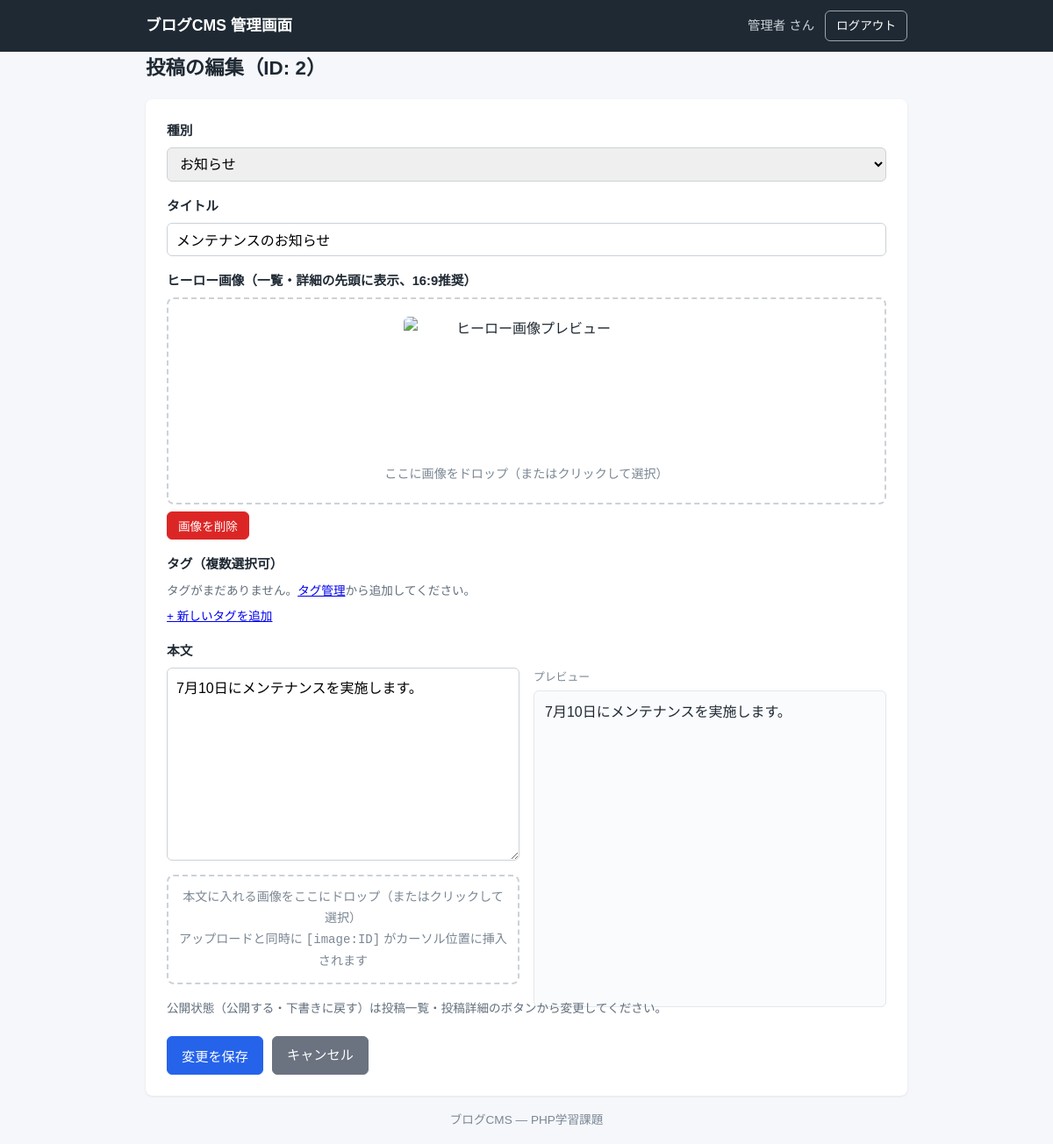
/edit.php?id=2 (signed in), run on the app's committed database.
### tables this page shows
CREATE TABLE IF NOT EXISTS posts (
  id INT UNSIGNED AUTO_INCREMENT PRIMARY KEY,
  type VARCHAR(20) NOT NULL DEFAULT 'blog',
  title VARCHAR(255) NOT NULL,
  body LONGTEXT NOT NULL,
  hero_image VARCHAR(255) NULL,
  status VARCHAR(20) NOT NULL DEFAULT 'draft',
  user_id INT UNSIGNED NOT NULL,
  published_at DATETIME NULL,
  created_at DATETIME NOT NULL DEFAULT CURRENT_TIMESTAMP,
  updated_at DATETIME NOT NULL DEFAULT CURRENT_TIMESTAMP ON UPDATE CURRENT_TIMESTAMP,
  CONSTRAINT fk_posts_user FOREIGN KEY (user_id) REFERENCES users(id)
);

### src/helpers.php (called while the page is built, shortened)
<?php
function e(?string $value): string
{
    return htmlspecialchars($value ?? '', ENT_QUOTES, 'UTF-8');
}

### src/db.php (called while the page is built)
<?php
function db(): PDO
{
    static $pdo = null;
    if ($pdo === null) {
        $config = require __DIR__ . '/../config.php';
        $db = $config['db'];
        $dsn = sprintf(
            'mysql:host=%s;port=%d;dbname=%s;charset=%s',
            $db['host'],
            $db['port'],
            $db['dbname'],
            $db['charset']
        );
        $pdo = new PDO($dsn, $db['user'], $db['password'], [
            PDO::ATTR_ERRMODE            => PDO::ERRMODE_EXCEPTION,
            PDO::ATTR_DEFAULT_FETCH_MODE => PDO::FETCH_ASSOC,
            PDO::ATTR_EMULATE_PREPARES   => false,
        ]);
    }
    return $pdo;
}

### src/Post.php (called while the page is built, shortened)
<?php
require_once __DIR__ . '/db.php';
class Post
{
    public static function find(int $id): ?array
    {
        $stmt = db()->prepare(
            'SELECT p.*, u.name AS user_name
             FROM posts p
             JOIN users u ON u.id = p.user_id
             WHERE p.id = :id'
        );
        $stmt->execute([':id' => $id]);
        $post = $stmt->fetch();
        return $post === false ? null : $post;
    }
}

### src/Tag.php (called while the page is built, shortened)
<?php
require_once __DIR__ . '/db.php';
class Tag
{
    public static function all(): array
    {
        return db()->query('SELECT id, name FROM tags ORDER BY name')->fetchAll();
    }
}

### views/post_form.php (the view, shortened to what this page needs)
<?php
$imageMap = [];
?>
<div class="form-card">
  <form method="post" enctype="multipart/form-data" id="post-form"
        data-post-id="<?= e((string) $id) ?>"
        data-upload-url="upload_body_image.php"
        data-delete-hero-url="delete_hero_image.php"
        data-image-map="<?= e(json_encode($imageMap, JSON_UNESCAPED_SLASHES)) ?>">
    <div class="form-group">
      <label for="type">種別</label>
      <select id="type" name="type">
        <option value="notice" <?= ($input['type'] ?? '') === 'notice' ? 'selected' : '' ?>>お知らせ</option>
      </select>
    </div>
    <div class="form-group">
      <label for="title">タイトル</label>
      <input type="text" id="title" name="title" value="<?= e($input['title'] ?? '') ?>" maxlength="255">
    </div>
    <div class="form-group">
      <label for="hero_image">ヒーロー画像（一覧・詳細の先頭に表示、16:9推奨）</label>
      <div class="dropzone" id="hero-dropzone">
        <img id="hero-preview" src="<?= $heroImage !== null ? e($heroImage) : '' ?>"
             alt="ヒーロー画像プレビュー" <?= $heroImage === null ? 'hidden' : '' ?>>
        <p class="dropzone-text">ここに画像をドロップ（またはクリックして選択）</p>
      </div>
      <div class="hero-actions">
        <button type="button" id="hero-delete-btn" class="btn btn-small btn-danger"
                <?= $heroImage === null ? 'hidden' : '' ?>>画像を削除</button>
      </div>
    </div>
    <div class="form-group">
      <label>タグ（複数選択可）</label>
      <?php if (count($allTags) === 0): ?>
        <p class="form-hint">タグがまだありません。<a href="tags.php">タグ管理</a>から追加してください。</p>
      <?php endif; ?>
      <p class="form-hint"><a href="tags.php">+ 新しいタグを追加</a></p>
    </div>
    <div class="form-group">
      <label for="body">本文</label>
      <div class="editor-split">
        <div class="editor-pane">
          <textarea id="body" name="body"><?= e($input['body'] ?? '') ?></textarea>
          <div class="dropzone dropzone-compact" id="body-dropzone">
            <p class="dropzone-text">本文に入れる画像をここにドロップ（またはクリックして選択）<br>
              アップロードと同時に <code>[image:ID]</code> がカーソル位置に挿入されます</p>
          </div>
        </div>
        <div class="editor-pane">
          <div class="preview-label">プレビュー</div>
          <div class="body-preview detail-body" id="body-preview"></div>
        </div>
      </div>
    </div>
    <p class="form-hint">
      公開状態（公開する・下書きに戻す）は投稿一覧・投稿詳細のボタンから変更してください。
    </p>
    <div class="form-actions">
      <button type="submit" class="btn"><?= e($submitLabel) ?></button>
      <a class="btn btn-secondary" href="index.php" id="cancel-link">キャンセル</a>
    </div>
  </form>
</div>

### public/css/style.css (style rules this page uses)
* { box-sizing: border-box; }
body { margin: 0; font-family: "Hiragino Kaku Gothic ProN", "Yu Gothic", sans-serif; color: #1f2933; background: #f5f7fa; line-height: 1.7; }
.btn { display: inline-block; padding: 8px 16px; border: 1px solid #2563eb; border-radius: 6px; background: #2563eb; color: #fff; text-decoration: none; font-size: 0.95rem; cursor: pointer; }
.btn-small { padding: 5px 12px; font-size: 0.85rem; }
.btn-danger { background: #dc2626; border-color: #dc2626; }
.btn-secondary { background: #6b7280; border-color: #6b7280; }
.form-card, .detail-card { background: #fff; border-radius: 8px; padding: 24px; box-shadow: 0 1px 3px rgba(0, 0, 0, 0.08); }
.form-group { margin-bottom: 16px; }
.form-group label { display: block; font-weight: bold; margin-bottom: 6px; font-size: 0.92rem; }
.form-group input[type="text"], .form-group input[type="email"], .form-group input[type="password"], .form-group select, .form-group textarea { width: 100%; padding: 9px 10px; border: 1px solid #cbd2d9; border-radius: 6px; font-size: 1rem; font-family: inherit; }
.form-group textarea { min-height: 220px; resize: vertical; }
.form-actions { display: flex; gap: 10px; margin-top: 20px; }
.detail-body { white-space: pre-wrap; }
.form-hint { color: #616e7c; font-size: 0.85rem; margin: 6px 0 0; }
.dropzone { border: 2px dashed #cbd2d9; border-radius: 8px; padding: 20px; text-align: center; cursor: pointer; transition: border-color 0.15s, background-color 0.15s; }
.dropzone-text { margin: 0; color: #7b8794; font-size: 0.88rem; }
.dropzone-compact { padding: 12px; margin-top: 8px; }
#hero-preview { display: block; width: 280px; aspect-ratio: 16 / 9; object-fit: cover; margin: 0 auto 10px; border-radius: 6px; }
.hero-actions { margin-top: 8px; }
.editor-split { display: flex; gap: 16px; align-items: stretch; }
.editor-pane { flex: 1; min-width: 0; }
.preview-label { font-size: 0.8rem; color: #7b8794; margin-bottom: 4px; }
.body-preview { min-height: 220px; height: 100%; border: 1px solid #e4e7eb; border-radius: 6px; padding: 10px 12px; background: #fafbfc; overflow-y: auto; }

### data on the page
posts: type "お知らせ", title "メンテナンスのお知らせ", body "7月10日にメンテナンスを実施します。"

### other printed values
current_user_name() "管理者"
$id "2"
$submitLabel "変更を保存"
